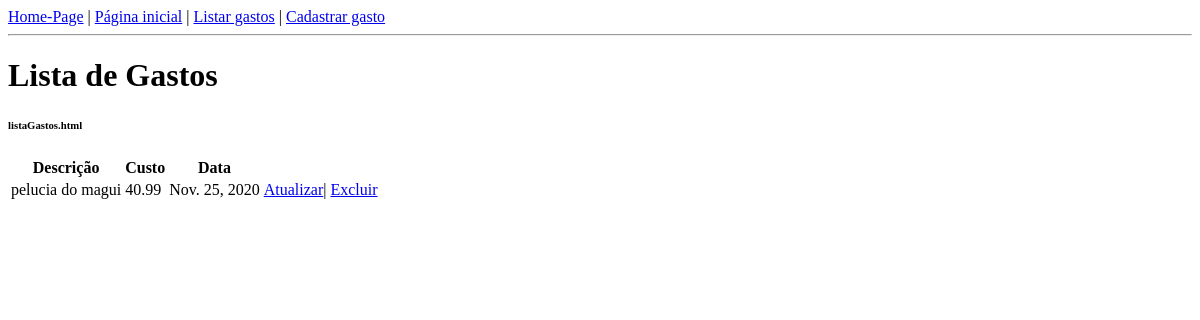
Page /gastos/lista/ on the committed database.
### gastos/models.py (models this page shows, shortened)
class Gasto(models.Model):
    descricao = models.CharField(max_length=100, help_text="Entre com a descrição do gasto")
    custo = models.DecimalField(help_text="Entre com o custo", decimal_places=2, max_digits=10)
    data = models.DateField(help_text="Data do gasto no formato <em>DD/MM/AAAA<em>")

### gastos/views.py (the view)
# urls.py: path('lista/', views.GastoListView.as_view(), name="lista-gastos"),
class GastoListView(View):
    def get(self, request, *args, **kwargs):
        gastos = Gasto.objects.all()
        context = { 'gastos': gastos, }
        return render(request, 'gastos/listaGastos.html', context)

### gastos/templates/gastos/listaGastos.html (shortened to what this page needs)
{% load static %}
<!DOCTYPE html>
<html>
<head>
    <link rel="stylesheet" href="{% static 'gastos/css/estilo.css' %}">
</head>
<body>{% include 'gastos/links.html' %}<h1>Lista de Gastos</h1>
    <h6>listaGastos.html</h6>
    <table>
        <tr>
            <th>Descrição</th>
            <th>Custo</th>
            <th>Data</th>
        </tr>{% if gastos %}{% for gasto in gastos %}<tr>
            <td>{{ gasto.descricao }}</td>
            <td>{{ gasto.custo }}</td>
            <td>{{ gasto.data }}</td>
            <td><a href="{% url 'gastos:atualiza-gasto' pk=gasto.id %}">Atualizar</a>| <a
                    href="{% url 'gastos:apaga-gasto' pk=gasto.id %}">Excluir</a></td>
        </tr>{% endfor %}{% else %}<tr>
            <thcolspan="5">Ainda não tem gastos cadastrados</th>
        </tr>{% endif %}
    </table>
</body>
</html>

### rows in the picture
Gasto: descricao "pelucia do magui", custo "40.99", data "Nov. 25, 2020"
